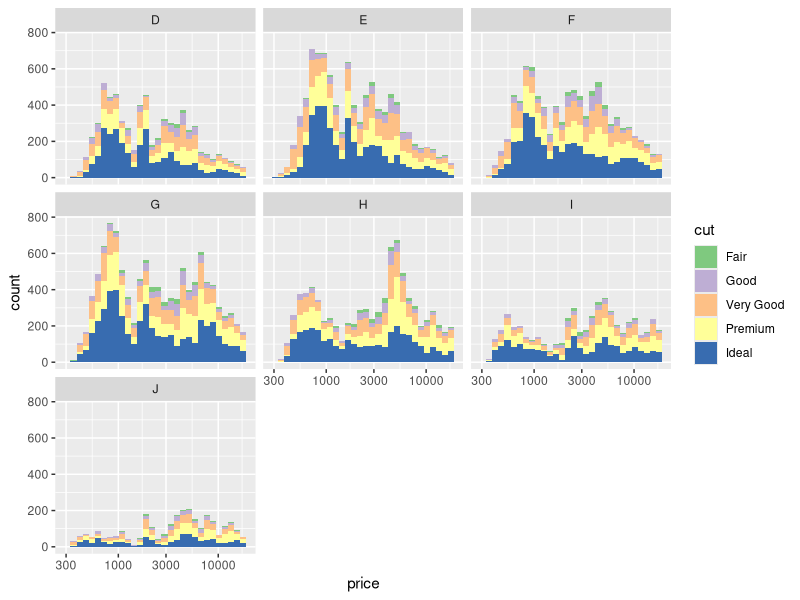
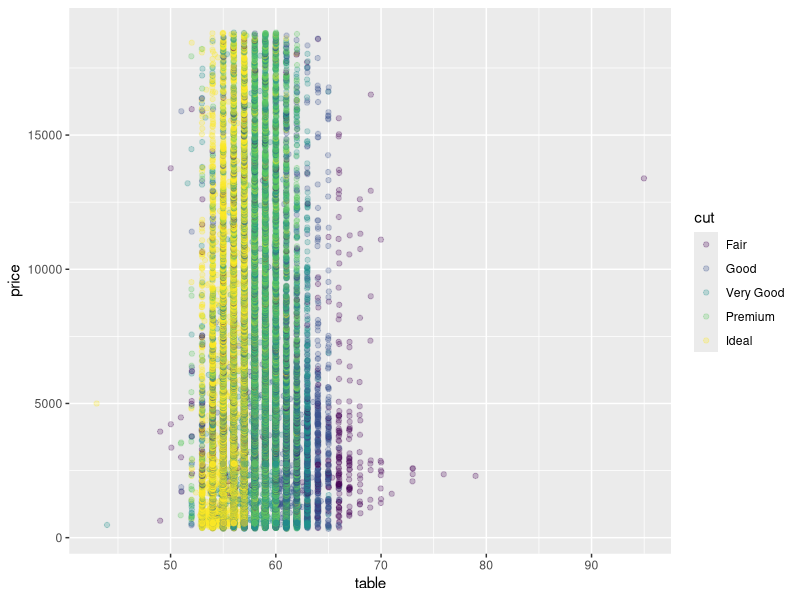

These figures' R source, in order:
## ---- chunk 1
knitr::opts_chunk$set(echo = TRUE)
## ---- chunk 2
# Create a histogram of diamond prices.
# Facet the histogram by diamond color
# and use cut to color the histogram bars.

# The plot should look something like this.
# http://i.imgur.com/b5xyrOu.jpg

# Note: In the link, a color palette of type
# 'qual' was used to color the histogram using
# scale_fill_brewer(type = 'qual')

data(diamonds)
library(ggplot2)
names(diamonds)
?facet_wrap

ggplot(aes(x = price, fill = cut), data = diamonds)+
  scale_x_log10()+
  geom_histogram()+
  facet_wrap(~color)+
  scale_fill_brewer(type = 'qual')


## ---- chunk 3
# Create a scatterplot of diamond price vs.
# table and color the points by the cut of
# the diamond.

# The plot should look something like this.
# http://i.imgur.com/rQF9jQr.jpg

# Note: In the link, a color palette of type
# 'qual' was used to color the scatterplot using
# scale_color_brewer(type = 'qual')

ggplot(aes(x=table, y=price, color = cut), data = diamonds)+
  geom_point(position = position_jitter(), alpha = 1/4)+
  scale_fill_brewer(type = 'qual')
